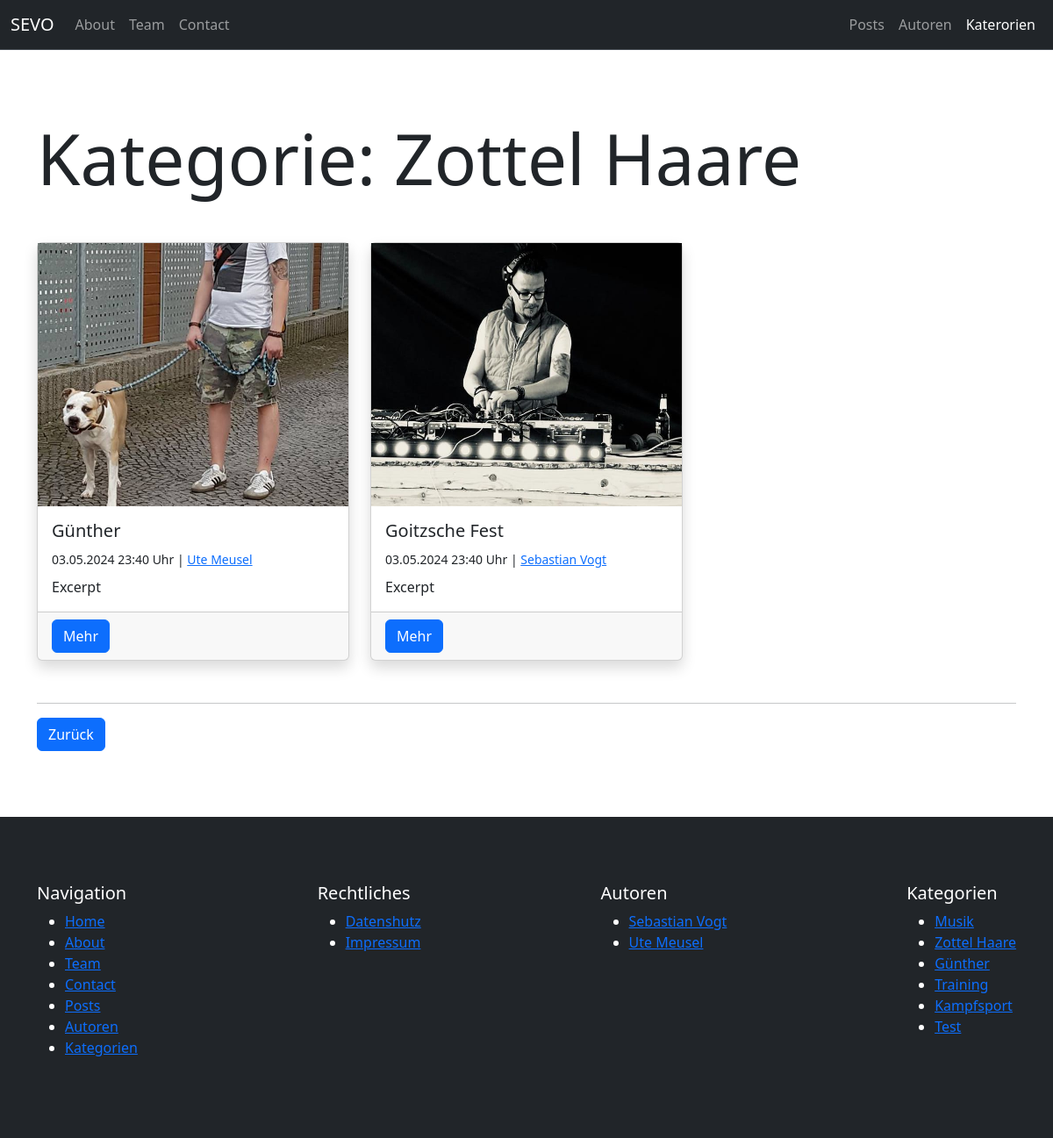
/blog/category/zottel-haare, run on an earlier commit of the app's database.
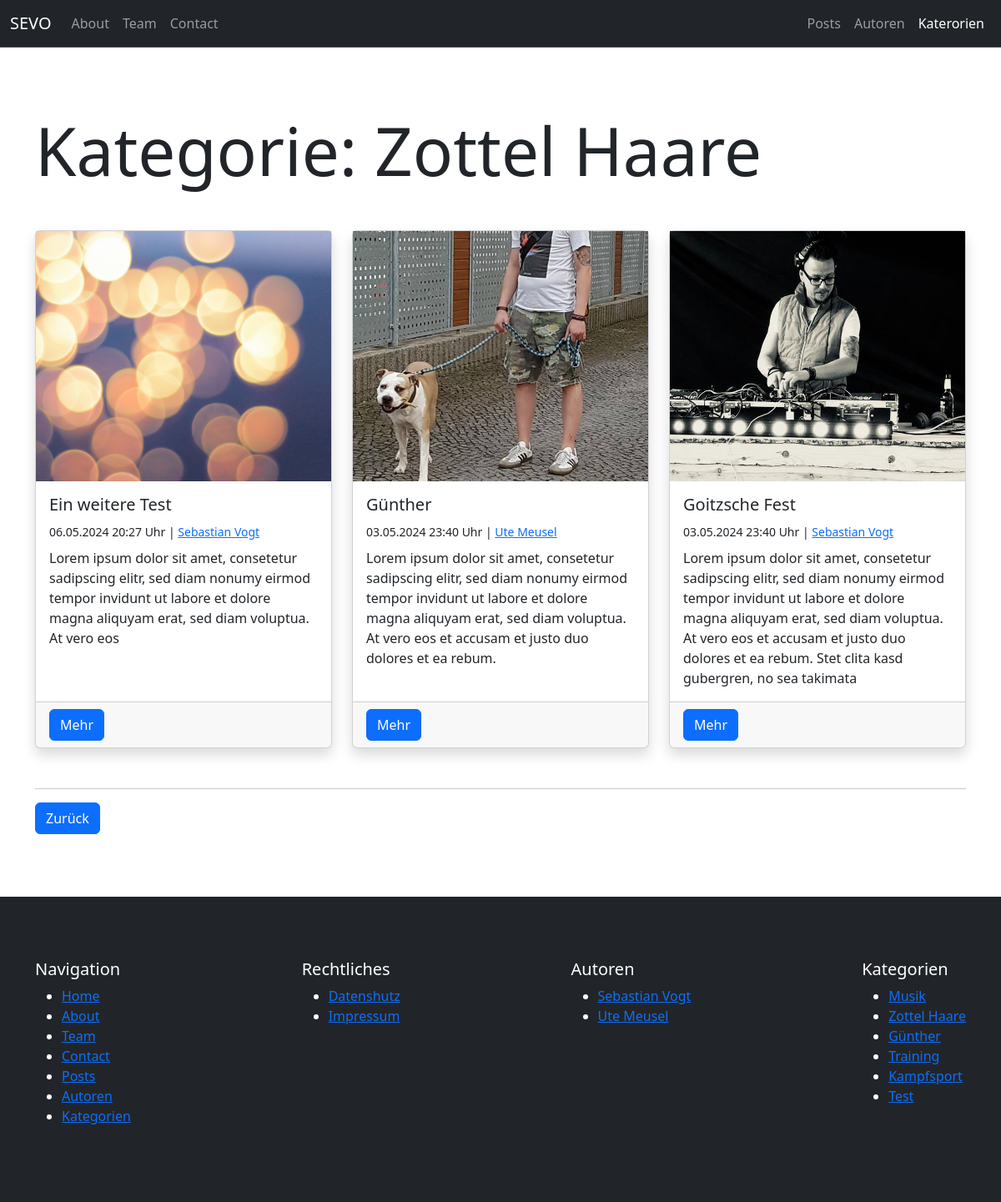
And on a later commit of the database.
### pages/models.py (models this page shows, shortened)
class Page(models.Model):
    class Templates(models.TextChoices):
        FULL_WIDTH = "Fullwidth"
        CONTAINER = "Container"
        FULL_WIDTH_WITH_HEADER = "Fullwidth with header"
        CONTAINER_WITH_HEADER = "Container with header"
    title = models.CharField(max_length=255)
    slug = models.SlugField(unique=True, blank=True)
    index = models.IntegerField(default=1)
    content = models.TextField()
    featured_image = models.ForeignKey(Image, on_delete=models.SET_NULL, null=True, blank=True)
    published = models.BooleanField(default=True)
    is_home = models.BooleanField(default=False)
    template = models.CharField(max_length=100, choices=Templates.choices, default=Templates.CONTAINER)
    created_at = models.DateTimeField(auto_now_add=True)
    updated_at = models.DateTimeField(auto_now=True)

### blog/models.py (models this page shows, shortened)
class Post(models.Model):
    author = models.ForeignKey(Author, on_delete=models.SET_NULL, null=True)
    title = models.CharField(max_length=255)
    slug = models.SlugField(unique=True)
    categories = models.ManyToManyField(Category, blank=True)
    content = models.TextField()
    excerpt = models.TextField(max_length=255, blank=True)
    featured_image = models.ForeignKey(Image, on_delete=models.SET_NULL, blank=True, null=True)
    published = models.BooleanField(default=True)
    is_featured = models.BooleanField(default=False)
    created_at = models.DateTimeField(auto_now_add=True)
    updated_at = models.DateTimeField(auto_now=True)
    def __str__(self):
        return f"{self.title} [{self.updated_at}]"

class Category(models.Model):
    name = models.CharField(max_length=100, unique=True, db_index=True)
    slug = models.SlugField(unique=True, default="")
    class Meta:
        verbose_name_plural = "Categories"

### uploaded_media/models.py (models this page shows, shortened)
class Image(models.Model):
    title = models.CharField(max_length=100)
    alt_text = models.CharField(max_length=100)
    categories = models.ManyToManyField(Category, blank=True)
    image = models.ImageField(upload_to="uploaded_media/images")

### author/models.py (models this page shows, shortened)
class Author(models.Model):
    firstname = models.CharField(max_length=100)
    lastname = models.CharField(max_length=100)
    nickname = models.CharField(max_length=100, blank=True)
    email = models.EmailField(null=True)
    slug = models.SlugField(unique=True, default="")
    def get_fullname(self):
        return f"{self.firstname} {self.lastname}"

### blog/views.py (the view)
# urls.py: path("category/<slug:slug>", views.category_single, name="blog-category-slug")
def category_single(request, slug):
    category = get_object_or_404(models.Category, slug=slug)
    posts = category.post_set.filter(published=True).order_by("-created_at")
    print(posts)
    return render(request, "blog/category_single.html", {
        "title": "Post category single",
        "category": category,
        "posts": posts
    })

### utils/context_processors.py (called while the page is built)
def menus_context(request):
    menu_main = Menu.objects.get(name="Main")
    menu_meta = Menu.objects.get(name="Meta")
    pages_main = menu_main.pages.filter(published=True).order_by("index")
    pages_meta = menu_meta.pages.filter(published=True).order_by("index")
    categories = Category.objects.all()
    authors = Author.objects.all()
    return {
        "pages_main": pages_main,
        "pages_meta": pages_meta,
        "categories": categories,
        "authors": authors
    }

### blog/templates/blog/category_single.html (shortened to what this page needs)
{% extends "base.html" %}
{% block content %}
    <div class="container section-padding">
        <div class="mb-5">
            <h1 class="display-1">Kategorie: {{ category.name|title }}</h1>
        </div>
        {% if posts %}
        <div class="row row-cols-1 row-cols-md-3 g-4 mb-5">
            {% for post in posts %}
                <div class="col">
                    {% include "blog/partials/_posts_item.html" %}
                </div>
            {% endfor %}
        </div>
        {% else %}
            <p>Keine Posts vorhanden</p>
        {% endif %}
        <hr>
        <button class="btn btn-primary back-link">Zurück</button>
    </div>
{% endblock %}

### templates/partials/_navbar.html (shortened to what this page needs)
<nav class="navbar navbar-expand-lg bg-dark border-bottom border-body" data-bs-theme="dark">
    <div class="container-fluid">
      <a class="navbar-brand" href="{% url "homepage" %}">SEVO</a>
      <div class="collapse navbar-collapse" id="navbarNav">
        <ul class="navbar-nav me-auto">
            {% for page in pages_main %}
                {% if page.is_home == False %}
                    <li class="nav-item">
                        <a class="nav-link" href="{% url "pages-page-single-slug" slug=page.slug %}">{{ page.title|title }}</a>
                    </li>
                {% endif %}
            {% endfor %}
        </ul>
        <ul class="navbar-nav d-flex">
            <li class="nav-item">
                <a class="nav-link{% if "post" in request.path %} active{% endif %}"{% if "post" in request.path %} aria-current="page"{% endif %} href="{% url "blog-posts" %}">Posts</a>
            </li>
            <li class="nav-item">
                <a class="nav-link{% if "author" in request.path %} active{% endif %}"{% if "author" in request.path %} aria-current="page"{% endif %} href="{% url "author-index" %}">Autoren</a>
            </li>
            <li class="nav-item">
                <a class="nav-link{% if "categor" in request.path %} active{% endif %}"{% if "categor" in request.path %} aria-current="page"{% endif %} href="{% url "blog-categories" %}">Katerorien</a>
            </li>
        </ul>
      </div>
    </div>
  </nav>

### blog/templates/blog/partials/_posts_item.html (shortened to what this page needs)
<div class="card h-100 shadow">
    <a class="card__image-link w-100 d-block" href="{% url "blog-post-slug" slug=post.slug %}">
      <img class="card__image w-100" src="{{ post.featured_image.image.url }}" class="card-img-top" alt="{{ post.featured_image.image.title }}">
    </a>
    <div class="card-body">
      <h5 class="card-title">{{ post.title }}</h5>
        <div class="mb-2">
          <small>
            <time>{{ post.created_at|date:"d.m.Y H:i" }} Uhr</time> |
            <a href="{% url "author-single-slug" slug=post.author.slug %}">{{ post.author.get_fullname }}</a>
          </small>
        </div>
      <p class="card-text">{{ post.excerpt}}</p>
    </div>
    <div class="card-footer">
      <a class="btn btn-primary" href="{% url "blog-post-slug" slug=post.slug %}">Mehr</a>
    </div>
  </div>

### templates/partials/_navigation_main.html
<nav>
    <ul>
        {% for page in pages_main %}
            <li><a class="{% if page.title|lower in request.path or page.is_home and request.path == "/" %}active{% endif %}" href="{% url "pages-page-single-slug" slug=page.slug %}">{{ page.title }}</a></li>
        {% endfor %}
        <li><a href="{% url "blog-posts" %}">Posts</a></li>
        <li><a href="{% url "author-index" %}">Autoren</a></li>
        <li><a href="{% url "blog-categories" %}">Kategorien</a></li>
    </ul>
</nav>

### templates/partials/_navigation_meta.html
<nav>
    <ul>
        {% for page in pages_meta %}
            <li><a class="{% if page.title|lower in request.path or page.is_home and request.path == "/" %}active{% endif %}" href="{% url "pages-page-single-slug" slug=page.slug %}">{{ page.title }}</a></li>
        {% endfor %}
    </ul>
</nav>

### templates/partials/_navigation_authors.html
<nav>
    {% if authors %}
        <ul>
            {% for author in authors %}
                <li><a class="{% if author.name|lower in request.path %}active{% endif %}" href="{% url "author-single-slug" slug=author.slug %}">{{ author.get_fullname }}</a></li>
            {% endfor %}
        </ul>
    {% else %}
        <p>Keine Autoren vorhanden</p>
    {% endif %}
</nav>

### templates/partials/_navigation_categories.html
<nav>
    {% if categories %}
        <ul>
            {% for category in categories %}
                <li><a class="{% if category.name|lower in request.path %}active{% endif %}" href="{% url "blog-category-slug" slug=category.slug %}">{{ category.name }}</a></li>
            {% endfor %}
        </ul>
    {% else %}
        <p>Keine Kategorien vorhanden</p>
    {% endif %}
</nav>

What changed in the data, as far as the page shows it:
added Post: featured_image.image (picture), title "Ein weitere Test", created_at "06.05.2024 20:27", author.get_fullname "Sebastian Vogt", excerpt "Lorem ipsum dolor sit amet, consetetur sadipscing elitr, sed diam nonumy eirmod tempor invidunt ut labore et dolore magna aliquyam erat, sed diam voluptua. At vero eos"
changed Post "Günther": excerpt "Excerpt" → "Lorem ipsum dolor sit amet, consetetur sadipscing elitr, sed diam nonumy eirmod tempor invidunt ut labore et dolore magna aliquyam erat, sed diam voluptua. At vero eos et accusam et justo duo dolores et ea rebum."
changed Post "Goitzsche Fest": excerpt "Excerpt" → "Lorem ipsum dolor sit amet, consetetur sadipscing elitr, sed diam nonumy eirmod tempor invidunt ut labore et dolore magna aliquyam erat, sed diam voluptua. At vero eos et accusam et justo duo dolores et ea rebum. Stet clita kasd gubergren, no sea takimata"
